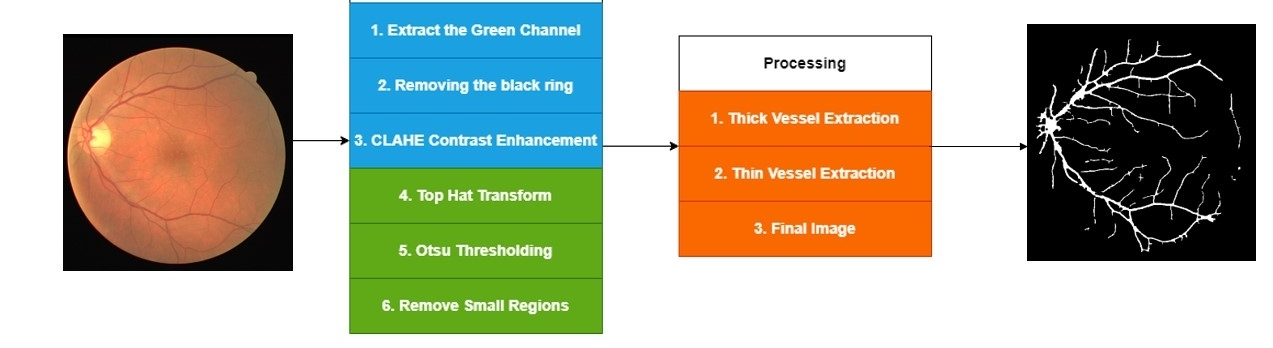
#> input picture farko.jpg, 1273 x 348 px; its folder holds only this picture in this run
$ python -i diazEtal.py   (imports and definitions only)
#> lines starting #> are read from the running program, lines starting #| are printed output that depends on the picture; after the words box and inside, x2 and y2 are one past the last pixel; in counts of white or black regions, pixels touching at a corner belong together
### src/diazEtAl/HomomorphicFilter.py
import numpy as np

class HomomorphicFilter:

    def __init__(self, a=0.5, b=1.5):
        self.a = float(a)
        self.b = float(b)

    def __gaussian_filter(self, I_shape, filter_params):
        P = I_shape[0] / 2
        Q = I_shape[1] / 2
        H = np.zeros(I_shape)
        U, V = np.meshgrid(range(I_shape[0]), range(I_shape[1]), sparse=False, indexing='ij')
        Duv = (((U - P) ** 2 + (V - Q) ** 2)).astype(float)
        H = np.exp((-Duv / (2 * (filter_params) ** 2)))
        return (1 - H)

    def __apply_filter(self, I, H):
        H = np.fft.fftshift(H)
        I_filtered = (self.a + self.b * H) * I
        return I_filtered

    def filter(self, I, filter_params):
        #  Validating image
        if len(I.shape) is not 2:
            raise Exception('Improper image')

        # Take the image to log domain and then to frequency domain
        I_log = np.log1p(np.array(I, dtype="float"))
        I_fft = np.fft.fft2(I_log)

        # Filter
        H = self.__gaussian_filter(I_shape=I_fft.shape, filter_params=filter_params)

        # Apply filter on frequency domain then take the image back to spatial domain
        I_fft_filt = self.__apply_filter(I=I_fft, H=H)
        I_filt = np.fft.ifft2(I_fft_filt)
        I = np.exp(np.real(I_filt)) - 1
        return np.uint8(I)

### src/diazEtAl/BaseHHo.py
import numpy as np
from scipy.special import xlogy
from copy import deepcopy
from math import gamma

class BaseHHO():
    """
    Harris Hawks Optimization: Algorithm and Applications
    """
    ID_POS = 0
    ID_FIT = 1

    def __init__(self, pop_size=100, iterations=500, thresholdCount=4, histogram=None):
        self.epoch = iterations
        self.pop_size = pop_size

        self.domain_range = (0, 256)

        self.thresholdCount = thresholdCount
        self.histogram = histogram
        self.ID_MIN_PROBLEM = 0
        self.loss_train = []
        self.pop = [self.create_solution() for _ in range(0, self.pop_size)]

        self.gbest = self.get_global_best(self.pop, self.ID_FIT, self.ID_MIN_PROBLEM)

    def fitness_score(self, solution):

        # calulating the first term
        intenstiyValues = np.arange(start=self.domain_range[0], stop=self.domain_range[1])

        score = np.sum(intenstiyValues * xlogy(self.histogram, intenstiyValues))

        # Appending 0,...,255 to the 4 threshold values to compute the cross_entropy_score
        thresholdValues = np.append(solution, self.domain_range[1])

        thresholdValues[thresholdValues > 255] = 255
        thresholdValues[thresholdValues < 0] = 0

        thresholdValues = sorted(np.insert(thresholdValues, 0, self.domain_range[0]).astype(int))

        # calculating H1....Hk
        for i in range(self.thresholdCount):
            subIntensityValues = np.arange(start=thresholdValues[i], stop=thresholdValues[i + 1])
            i_hi = np.sum(subIntensityValues * self.histogram[thresholdValues[i]:thresholdValues[i + 1]])
            sub_hi_sum = np.sum(self.histogram[thresholdValues[i]:thresholdValues[i + 1]])
            subMean = i_hi / sub_hi_sum if sub_hi_sum != 0 else 0

            score -= xlogy(i_hi, subMean)

        return score

    def create_solution(self):
        solution = np.random.uniform(self.domain_range[0], self.domain_range[1], self.thresholdCount)
        fitness = self.fitness_score(solution)
        return [solution, fitness]

    def get_global_best(self, pop=None, id_fitness=None, id_best=None):
        sorted_pop = sorted(pop, key=lambda temp: temp[id_fitness])
        return deepcopy(sorted_pop[id_best])

    def train(self):
        pop = [self.create_solution() for _ in range(0, self.pop_size)]
        gbest = self.get_global_best(pop, self.ID_FIT, self.ID_MIN_PROBLEM)
        for epoch in range(0, self.epoch):
            # Update the location of Harris' hawks
            for i in range(0, self.pop_size):
                E0 = 2 * np.random.uniform() - 1  # -1 < E0 < 1
                E = 2 * E0 * (1 - (epoch + 1) * 1.0 / self.epoch)  # factor to show the decreasing energy of rabbit
                J = 2 * (1 - np.random.uniform())

                # -------- Exploration phase Eq. (1) in paper -------------------
                if (np.abs(E) >= 1):
                    # Harris' hawks perch randomly based on 2 strategy:
                    if (np.random.uniform() >= 0.5):  # perch based on other family members
                        X_rand = deepcopy(pop[np.random.randint(0, self.pop_size)][self.ID_POS])
                        pop[i][self.ID_POS] = X_rand - np.random.uniform() * np.abs(
                            X_rand - 2 * np.random.uniform() * pop[i][self.ID_POS])

                    else:  # perch on a random tall tree (random site inside group's home range)
                        X_m = np.mean([x[self.ID_POS] for x in pop])
                        pop[i][self.ID_POS] = (gbest[self.ID_POS] - X_m) - np.random.uniform() * (
                                self.domain_range[0] + np.random.uniform() * (
                                    self.domain_range[1] - self.domain_range[0]))

                # -------- Exploitation phase -------------------
                else:
                    # Attacking the rabbit using 4 strategies regarding the behavior of the rabbit
                    # phase 1: ----- surprise pounce (seven kills) ----------
                    # surprise pounce (seven kills): multiple, short rapid dives by different hawks
                    if (np.random.uniform() >= 0.5):
                        delta_X = gbest[self.ID_POS] - pop[i][self.ID_POS]
                        if (np.abs(E) >= 0.5):  # Hard besiege Eq. (6) in paper
                            pop[i][self.ID_POS] = delta_X - E * np.abs(J * gbest[self.ID_POS] - pop[i][self.ID_POS])
                        else:  # Soft besiege Eq. (4) in paper
                            pop[i][self.ID_POS] = gbest[self.ID_POS] - E * np.abs(delta_X)
                    else:
                        xichma = np.power((gamma(1 + 1.5) * np.sin(np.pi * 1.5 / 2.0)) / (
                                    gamma((1 + 1.5) * 1.5 * np.power(2, (1.5 - 1) / 2)) / 2.0), 1.0 / 1.5)
                        LF_D = 0.01 * np.random.uniform() * xichma / np.power(np.abs(np.random.uniform()), 1.0 / 1.5)
                        fit_Y, Y = None, None
                        if (np.abs(E) >= 0.5):  # Soft besiege Eq. (10) in paper
                            Y = gbest[self.ID_POS] - E * np.abs(J * gbest[self.ID_POS] - pop[i][self.ID_POS])
                            fit_Y = self.fitness_score(Y)
                        else:  # Hard besiege Eq. (11) in paper
                            X_m = np.mean([x[self.ID_POS] for x in pop])
                            Y = gbest[self.ID_POS] - E * np.abs(J * gbest[self.ID_POS] - X_m)
                            fit_Y = self.fitness_score(Y)

                        Z = Y + np.random.uniform(self.domain_range[0], self.domain_range[1],
                                                  self.thresholdCount) * LF_D
                        fit_Z = self.fitness_score(Z)

                        if fit_Y < pop[i][self.ID_FIT]:
                            pop[i] = [Y, fit_Y]
                        if fit_Z < pop[i][self.ID_FIT]:
                            pop[i] = [Z, fit_Z]

            current_best = self.get_global_best(pop, self.ID_FIT, self.ID_MIN_PROBLEM)
            if current_best[self.ID_FIT] < gbest[self.ID_FIT]:
                gbest = deepcopy(current_best)
            self.loss_train.append(gbest[self.ID_FIT])
            # print("Epoch = {}, Fit = {}".format(epoch + 1, gbest[self.ID_FIT]))

        return gbest[self.ID_POS], self.loss_train

### src/diazEtAl/diazEtal.py
import numpy as np
import cv2
from scipy.signal import convolve2d
from skimage import morphology
from .BaseHHo import *
from .HomomorphicFilter import *

# [62 lines left out: function diazEtAl, not called in this run]


def diazEtAl_noMask(image):
    kernel = np.ones((5, 5))

    replaceBlackRing = image

    replaceBlackRing[replaceBlackRing == 0] = np.mean(replaceBlackRing)

    closing_kernel = np.ones((9, 9))
    closedImage = morphology.closing(replaceBlackRing, closing_kernel)
    bottomHatImage = closedImage - replaceBlackRing

    homo_filter = HomomorphicFilter(a=0.75, b=1.25)
    img_filtered = homo_filter.filter(I=bottomHatImage, filter_params=2)
    medianImage = cv2.medianBlur(img_filtered, 3)

    bottomHatImage = medianImage
    # cv2_imshow(bottomHatImage)

    # print(bottomHatImage.max(), bottomHatImage.min())


    # lateral
    lateralKernel = [[-0.025, -0.025, -0.025, -0.025, -0.025],
                     [-0.025, -0.075, -0.075, -0.075, -0.025],
                     [-0.025, -0.075, 1, -0.075, -0.025],
                     [-0.025, -0.075, -0.075, -0.075, -0.025],
                     [-0.025, -0.025, -0.025, -0.025, -0.025]]

    Ienhanced = bottomHatImage + convolve2d(bottomHatImage, lateralKernel, mode='same')

    Ienhanced = (Ienhanced - Ienhanced.min()) / Ienhanced.max()
    Ienhanced *= 255
    Ienhanced = (Ienhanced - Ienhanced.min()) / Ienhanced.max()
    Ienhanced *= 255

    # cv2_imshow(Ienhanced)

    # MCET-HHO
    histogram, bin_edges = np.histogram(Ienhanced, bins=256, range=(0, 255))
    histogram = histogram / (Ienhanced.shape[0] * Ienhanced.shape[1])
    histogram[0] = 0
    hho = BaseHHO(30, 250, 3, histogram)
    gbest, _ = hho.train()

    # binarizing based on best threshold
    gbest[gbest < 0] = 0
    gbest[gbest > 255] = 255
    th = sorted(gbest)
    # print(th)
    Ienhanced[Ienhanced > th[2]] = 0
    Ienhanced[Ienhanced < th[0]] = 0
    Ienhanced[Ienhanced != 0] = 255

    kernel = np.ones((5, 5), np.uint8)
    Ienhanced = morphology.closing(Ienhanced, kernel)

    # cv2_imshow(Ienhanced)
    cleaned = morphology.remove_small_objects(Ienhanced.astype(bool), min_size=30, connectivity=8).astype(int)

    cleaned[cleaned == True] = 255

    return cleaned

>>> import cv2
>>> picture = cv2.imread('../../farko.jpg', cv2.IMREAD_GRAYSCALE)
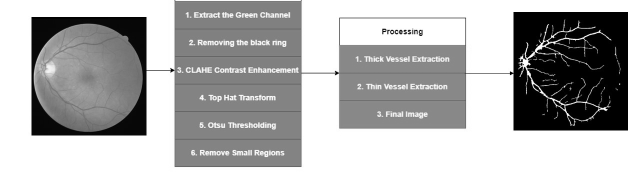
#> picture: shape (348, 1273) (shown at 1/2 size); min 0, max 255, mean 172.2
>>> result = diazEtAl_noMask(picture)
#> in diazEtAl_noMask, `replaceBlackRing[replaceBlackRing == 0] = np.mean(replaceBlackRing)`:
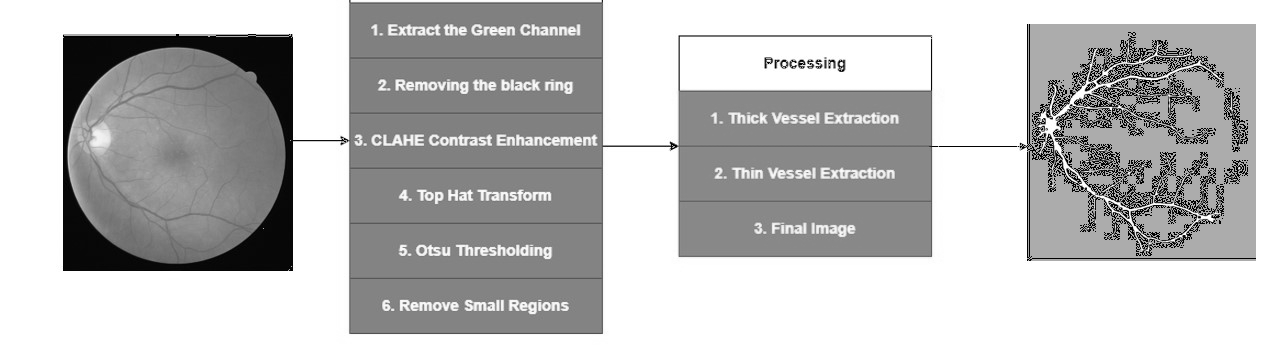
#> replaceBlackRing: shape (348, 1273); 9.09% of pixels changed, all inside (x1, y1, x2, y2) = (63, 24, 1256, 271)
#> in filter, `I_log = np.log1p(np.array(I, dtype="float"))`:
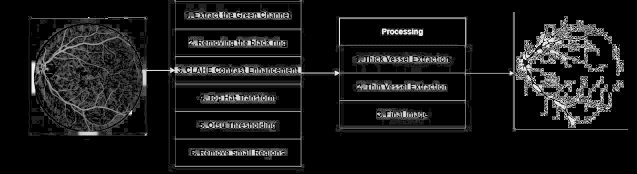
#> I_log: shape (348, 1273) float64 (shown at 1/2 size); min 0, max 5.54, mean 0.515; drawn with min black and max white
#> in diazEtAl_noMask, `medianImage = cv2.medianBlur(img_filtered, 3)`:
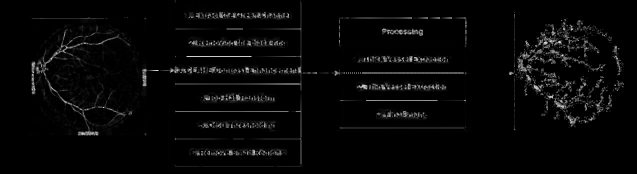
#> medianImage: shape (348, 1273) (shown at 1/2 size); min 0, max 254, mean 7.1
#> in diazEtAl_noMask, `Ienhanced = bottomHatImage + convolve2d(bottomHatImage, lateralKernel,..`:
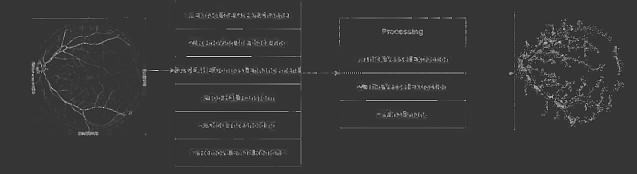
#> Ienhanced: shape (348, 1273) float64 (shown at 1/2 size); min -107.4, max 403.9, mean 7.1; drawn with min black and max white
#> in diazEtAl_noMask, `histogram, bin_edges = np.histogram(Ienhanced, bins=256, range=(0, 255))`: histogram = 256 values, max 325281 at index 53, min 0 at index 2, mean 1730.5; bin_edges = 257 values from 0 to 255
#> in diazEtAl_noMask, `histogram = histogram / (Ienhanced.shape[0] * Ienhanced.shape[1])`: histogram = 256 values, max 0.734 at index 53, min 0 at index 2, mean 0.00391
#> in __init__, `self.histogram = histogram`: self.histogram = 256 values, max 0.734 at index 53, min 0 at index 0, mean 0.00391
#> in fitness_score, `score = np.sum(intenstiyValues * xlogy(self.histogram, intenstiyValues))`: score = 230.9
#> the loop in fitness_score, `for i in range(self.thresholdCount):` made 3 passes
#> (i_hi, sub_hi_sum, subMean, score) on passes 1 to 3: (54.1, 0.985, 54.94, 14.14), (0.724, 0.00496, 146, 10.53), (1.09, 0.00658, 165.9, 4.95)
#> after the loop in fitness_score, `for i in range(self.thresholdCount):`: score = 4.95
#> the loop in fitness_score (call 2), `for i in range(self.thresholdCount):` made 3 passes
#> (i_hi, sub_hi_sum, subMean, score) on passes 1 to 3: (52.02, 0.968, 53.75, 23.59), (2.01, 0.0163, 122.9, 13.93), (1.31, 0.00871, 150.7, 7.34)
#> in __init__, `self.pop = [self.create_solution() for _ in range(0, self.pop_size)]`: self.pop = 30 items, first 6: [[140.5, 183.1, 154.3], 4.95], [[139.5, 108.5, 165.3], 7.34], [[112, 228.3, 246.7], 0.633], [[98.16, 202.7, 135.4], 2.06], [[145.4, 237, 18.19], 1.18], [[22.31, 5.18, 213.2], 2.52]
#> in get_global_best, `sorted_pop = sorted(pop, key=lambda temp: temp[id_fitness])`: sorted_pop = 30 items, first 6: [[241.8, 133.6, 106.2], 0.549], [[112.3, 253, 26.12], 0.562], [[112, 228.3, 246.7], 0.633], [[24.6, 250, 120], 0.661], [[145.4, 237, 18.19], 1.18], [[24.05, 147.4, 237.9], 1.21]
#> in __init__, `self.gbest = self.get_global_best(self.pop, self.ID_FIT, self.ID_MIN_P..`: self.gbest = [[241.8, 133.6, 106.2], 0.549]
#> in diazEtAl_noMask, `Ienhanced[Ienhanced != 0] = 255`:
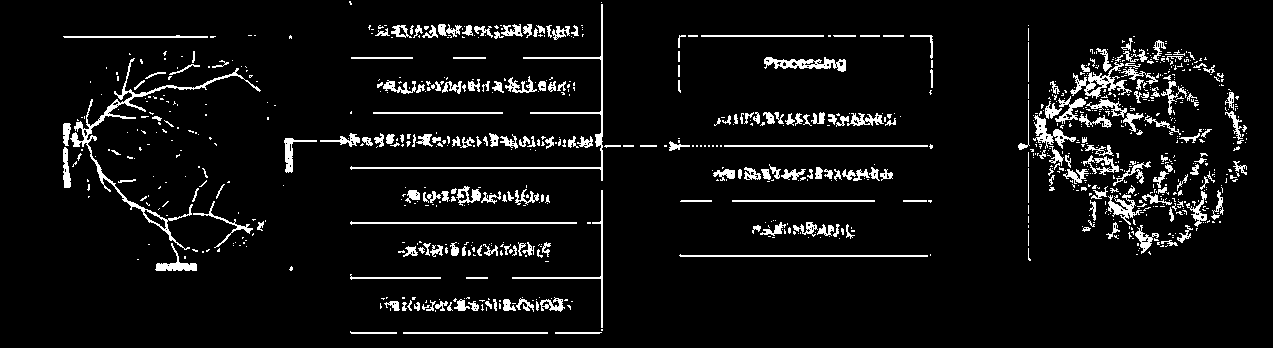
#> Ienhanced: shape (348, 1273) float64; 6.5% white in thin lines or dots, all inside (x1, y1, x2, y2) = (63, 1, 1247, 334)
#> in diazEtAl_noMask, `cleaned[cleaned == True] = 255`:
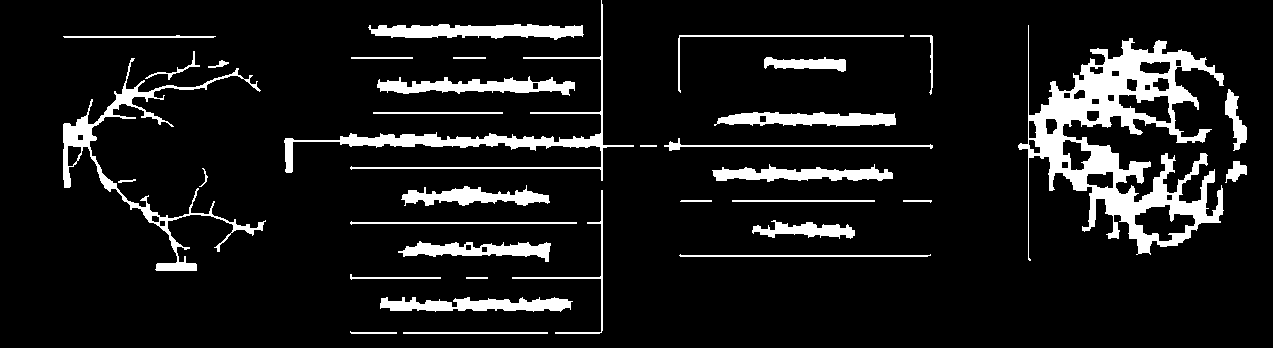
#> cleaned: shape (348, 1273) int64; 10.1% white; 36 white regions, largest, box (x1, y1, x2, y2) and area: (1018, 25, 1224, 261) 15642, (284, 0, 634, 181) 4110, (63, 58, 266, 271) 3975

$ run again, on hybrid.jpg
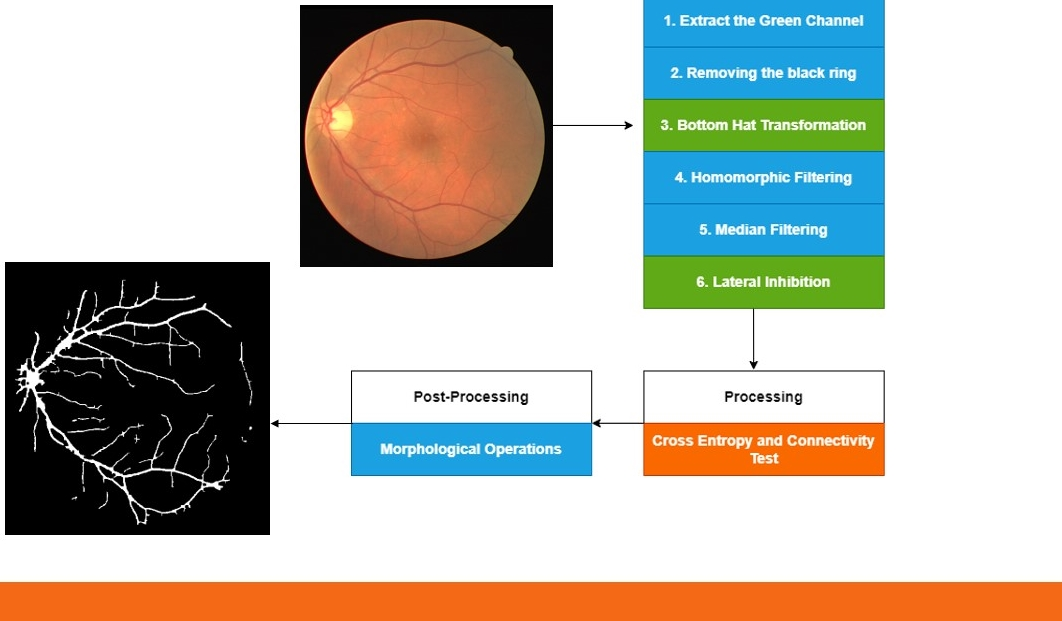
#> input picture hybrid.jpg, 1062 x 621 px
#> replaceBlackRing: shape (621, 1062); min 1, max 255, mean 202.6
#> in diazEtAl_noMask, `histogram, bin_edges = np.histogram(Ienhanced, bins=256, range=(0, 255))`: histogram = 256 values, max 522682 at index 50, min 0 at index 239, mean 2576.2; bin_edges = 257 values from 0 to 255
#> in diazEtAl_noMask, `histogram = histogram / (Ienhanced.shape[0] * Ienhanced.shape[1])`: histogram = 256 values, max 0.793 at index 50, min 0 at index 239, mean 0.00391
#> self.histogram = 256 values, max 0.793 at index 50, min 0 at index 0, mean 0.00391
#> in fitness_score, `score = np.sum(intenstiyValues * xlogy(self.histogram, intenstiyValues))`: score = 209.4
#> the loop in fitness_score, `for i in range(self.thresholdCount):` made 3 passes
#> (i_hi, sub_hi_sum, subMean, score) on passes 1 to 3: (51.06, 0.991, 51.52, 8.15), (0.502, 0.00344, 146, 5.65), (0.664, 0.004, 165.8, 2.26)
#> after the loop in fitness_score, `for i in range(self.thresholdCount):`: score = 2.26
#> the loop in fitness_score (call 2), `for i in range(self.thresholdCount):` made 3 passes
#> (i_hi, sub_hi_sum, subMean, score) on passes 1 to 3: (49.73, 0.98, 50.74, 14.16), (1.29, 0.0106, 121.7, 7.95), (0.861, 0.00573, 150.2, 3.64)
#> self.pop = 30 items, first 6: [[140.5, 183.1, 154.3], 2.26], [[139.5, 108.5, 165.3], 3.64], [[112, 228.3, 246.7], 0.462], [[98.16, 202.7, 135.4], 0.805], [[145.4, 237, 18.19], 0.871], [[22.31, 5.18, 213.2], 1.65]
#> sorted_pop = 30 items, first 6: [[241.8, 133.6, 106.2], 0.385], [[112.3, 253, 26.12], 0.431], [[112, 228.3, 246.7], 0.462], [[24.6, 250, 120], 0.506], [[98.16, 202.7, 135.4], 0.805], [[67.73, 198.2, 116.8], 0.827]
#> self.gbest = [[241.8, 133.6, 106.2], 0.385]
#> in diazEtAl_noMask, `Ienhanced[Ienhanced != 0] = 255`:
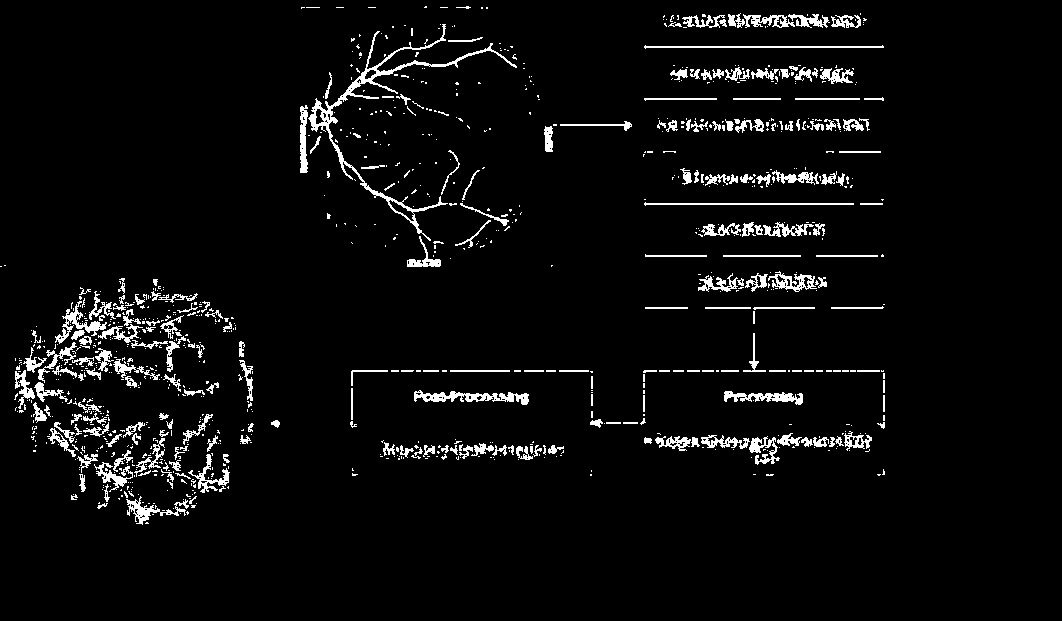
#> Ienhanced: shape (621, 1062) float64; 4.5% white in thin lines or dots, all inside (x1, y1, x2, y2) = (0, 6, 885, 525)
#> in diazEtAl_noMask, `cleaned[cleaned == True] = 255`:
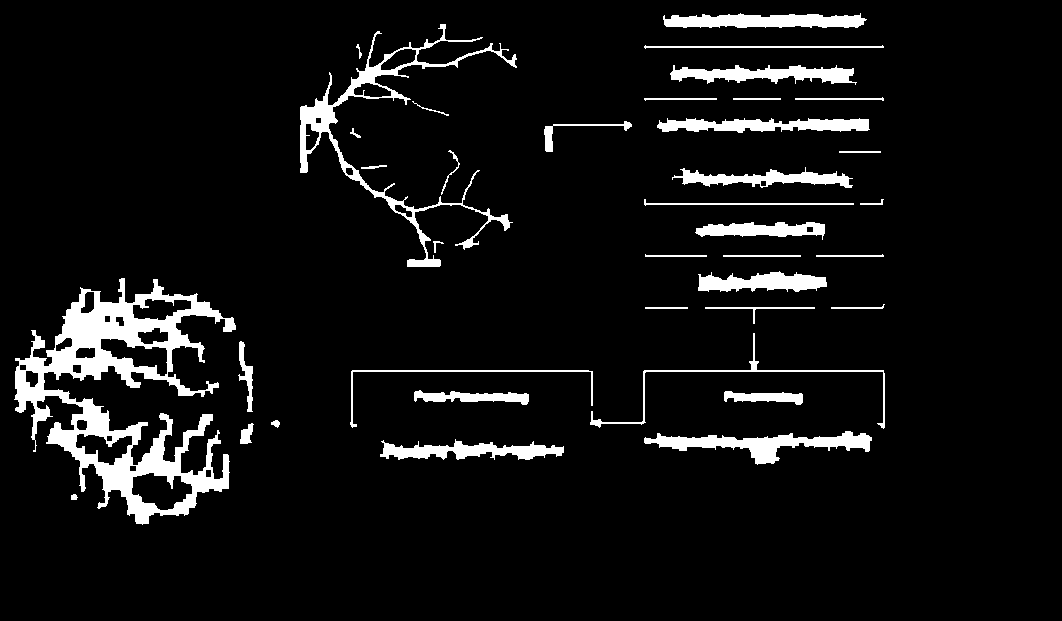
#> cleaned: shape (621, 1062) int64; 6.9% white; 38 white regions, largest, box (x1, y1, x2, y2) and area: (14, 278, 236, 525) 17537, (300, 24, 517, 267) 4954, (644, 431, 872, 465) 2828
